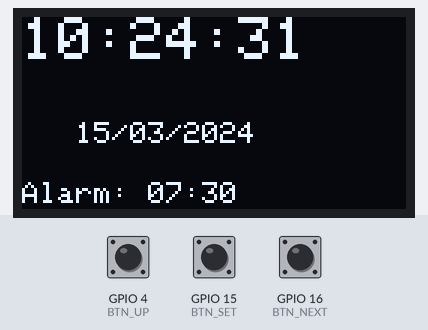
The program below on a simulated ESP32. Shown: 128×64 one-colour display. The test bench sets the inputs (shaded band); at power-on: GPIO 15 (BTN_SET) HIGH, GPIO 16 (BTN_NEXT) HIGH, GPIO 4 (BTN_UP) HIGH. The local clock reads 2024-03-15 10:24:30 at power-on unless the program sets it; what the program prints to the serial monitor is not drawn.

Above: at 1.2 s.
1.3 s: GPIO 15 (BTN_SET) pulled LOW for 0.15 s
At 2.0 s:
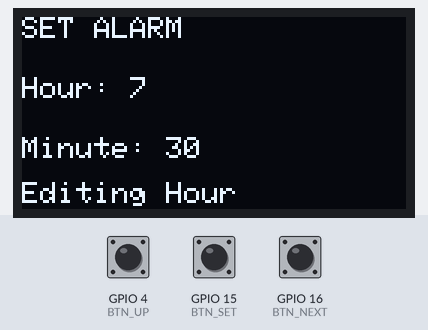
3.1 s: GPIO 16 (BTN_NEXT) pulled LOW for 1 s
At 3.67 s:
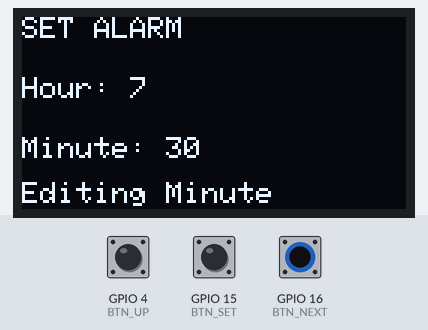
5.6 s: GPIO 15 (BTN_SET) pulled LOW for 1 s
At 7.2 s:
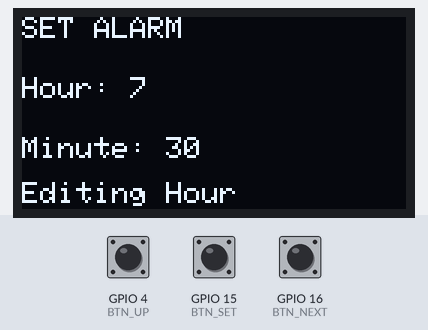
8.3 s: GPIO 4 (BTN_UP) pulled LOW for 0.15 s
At 9.7 s:
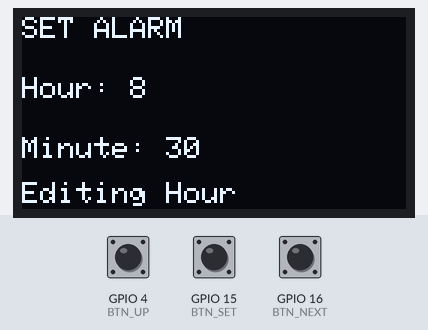
10.0 s: GPIO 4 (BTN_UP) pulled LOW for 1 s
At 12.2 s:
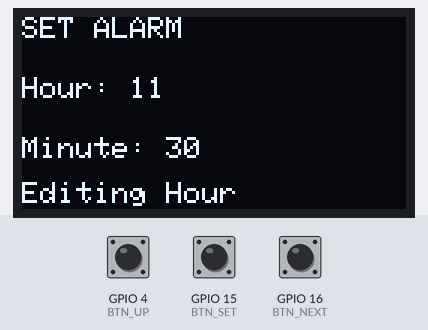
12.5 s: GPIO 16 (BTN_NEXT) pulled LOW for 0.15 s
At 13.4 s:
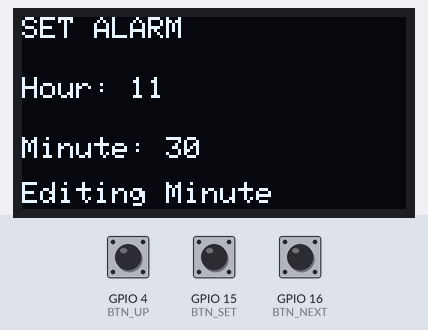
Timing chart, 0 to 15.4 s (numbered marks = the images above; inputs shaded):
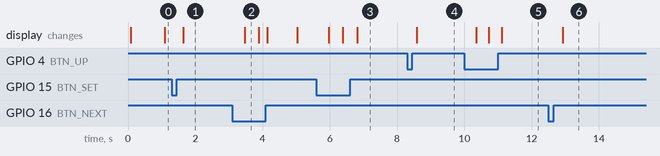

The program:

main.cpp
```cpp
#include <Arduino.h>
#include <Wire.h>
#include <RTClib.h>
#include <Adafruit_GFX.h>
#include <Adafruit_SSD1306.h>

// OLED configuration
#define SCREEN_WIDTH 128
#define SCREEN_HEIGHT 64

Adafruit_SSD1306 display(
SCREEN_WIDTH,
SCREEN_HEIGHT,
&Wire,
-1
);

// RTC object
RTC_DS1307 rtc;

// Pin definitions
#define BUZZER_PIN 25

#define BTN_SET   15
#define BTN_UP    4
#define BTN_NEXT  16

// Alarm variables
int alarmHour = 7;
int alarmMinute = 30;

bool alarmActive = false;

// Alarm setting mode
bool settingMode = false;
bool settingHour = true;

int tempHour = 7;
int tempMinute = 30;

void setup() {

Serial.begin(115200);

// Initialize I2C
Wire.begin(21, 22);

// Configure pins
pinMode(BUZZER_PIN, OUTPUT);

pinMode(BTN_SET, INPUT_PULLUP);
pinMode(BTN_UP, INPUT_PULLUP);
pinMode(BTN_NEXT, INPUT_PULLUP);

noTone(BUZZER_PIN);

// Initialize OLED
if (!display.begin(SSD1306_SWITCHCAPVCC, 0x3C)) {
Serial.println("OLED initialization failed");
while (true);
}

display.clearDisplay();
display.setTextColor(SSD1306_WHITE);
display.display();

// Initialize RTC
if (!rtc.begin()) {
Serial.println("RTC initialization failed");
while (true);
}

// Set RTC time if RTC is not running
if (!rtc.isrunning()) {
rtc.adjust(DateTime(F(__DATE__), F(__TIME__)));
}

Serial.println("Smart Clock Started");
}

void loop() {

DateTime now = rtc.now();

// ================= Enter / Exit Setting Mode =================
if (!alarmActive && digitalRead(BTN_SET) == LOW) {

settingMode = !settingMode;

if (settingMode) {
  tempHour = alarmHour;
  tempMinute = alarmMinute;
}

delay(300);


}

// ================= Alarm Setting Mode =================
if (settingMode) {


// Increase value
if (digitalRead(BTN_UP) == LOW) {

  if (settingHour)
    tempHour = (tempHour + 1) % 24;
  else
    tempMinute = (tempMinute + 1) % 60;

  delay(250);
}

// Move to next field or save
if (digitalRead(BTN_NEXT) == LOW) {

  if (settingHour) {

    settingHour = false;
  }
  else {

    alarmHour = tempHour;
    alarmMinute = tempMinute;

    settingHour = true;
    settingMode = false;

    Serial.println("Alarm Saved");
  }

  delay(300);
}


}

// ================= Trigger Alarm =================
if (now.hour() == alarmHour &&
now.minute() == alarmMinute &&
now.second() == 0 &&
!alarmActive) {


alarmActive = true;
Serial.println("Alarm Started");


}

// ================= Alarm Operation =================
if (alarmActive) {


// Generate sound continuously
tone(BUZZER_PIN, 1000);

if (digitalRead(BTN_SET) == LOW) {

  unsigned long pressStart = millis();

  // Wait until button released
  while (digitalRead(BTN_SET) == LOW) {
    delay(10);
  }

  unsigned long pressDuration = millis() - pressStart;

  // Long press -> Stop alarm permanently
  if (pressDuration >= 3000) {

    alarmActive = false;
    noTone(BUZZER_PIN);

    Serial.println("Alarm Stopped");
  }

  // Short press -> Snooze
  else {

    DateTime snoozeTime = now + TimeSpan(0, 0, 1, 0);

    alarmHour = snoozeTime.hour();
    alarmMinute = snoozeTime.minute();

    alarmActive = false;
    noTone(BUZZER_PIN);

    Serial.print("Alarm Snoozed To ");

    if (alarmHour < 10) Serial.print("0");
    Serial.print(alarmHour);

    Serial.print(":");

    if (alarmMinute < 10) Serial.print("0");
    Serial.println(alarmMinute);
  }

  delay(500);
}


}
else {


noTone(BUZZER_PIN);


}

// ================= OLED Display =================
display.clearDisplay();

if (settingMode) {

display.setTextSize(1);

display.setCursor(0, 0);
display.println("SET ALARM");

display.setCursor(0, 20);
display.print("Hour: ");
display.println(tempHour);

display.setCursor(0, 40);
display.print("Minute: ");
display.println(tempMinute);

display.setCursor(0, 55);

if (settingHour)
  display.println("Editing Hour");
else
  display.println("Editing Minute");

}
else {

// Display current time
display.setTextSize(2);
display.setCursor(0, 0);

if (now.hour() < 10) display.print("0");
display.print(now.hour());

display.print(":");

if (now.minute() < 10) display.print("0");
display.print(now.minute());

display.print(":");

if (now.second() < 10) display.print("0");
display.print(now.second());

// Display date
display.setTextSize(1);

display.setCursor(18, 35);

if (now.day() < 10) display.print("0");
display.print(now.day());

display.print("/");

if (now.month() < 10) display.print("0");
display.print(now.month());

display.print("/");

display.print(now.year());

// Display alarm
display.setCursor(0, 55);

display.print("Alarm: ");

if (alarmHour < 10) display.print("0");
display.print(alarmHour);

display.print(":");

if (alarmMinute < 10) display.print("0");
display.print(alarmMinute);


}

display.display();

delay(100);
}
```

Measured:
- after the input at 1.3 s, the display: changes after 0.35 s (image 1)
- after the input at 3.1 s, the display: changes after 0.37 s (image 2)
- after the input at 5.6 s, the display: changes after 0.36 s (image 3)
- after the input at 8.3 s, the display: changes after 0.29 s (image 4)
- after the input at 10.0 s, the display: first changes after 0.35 s (image 5 shows a later state)
- after the input at 12.5 s, the display: changes after 0.43 s (image 6)
- what the display in image 2 shows lasts 0.4 s, from 3.5 s to 3.9 s
